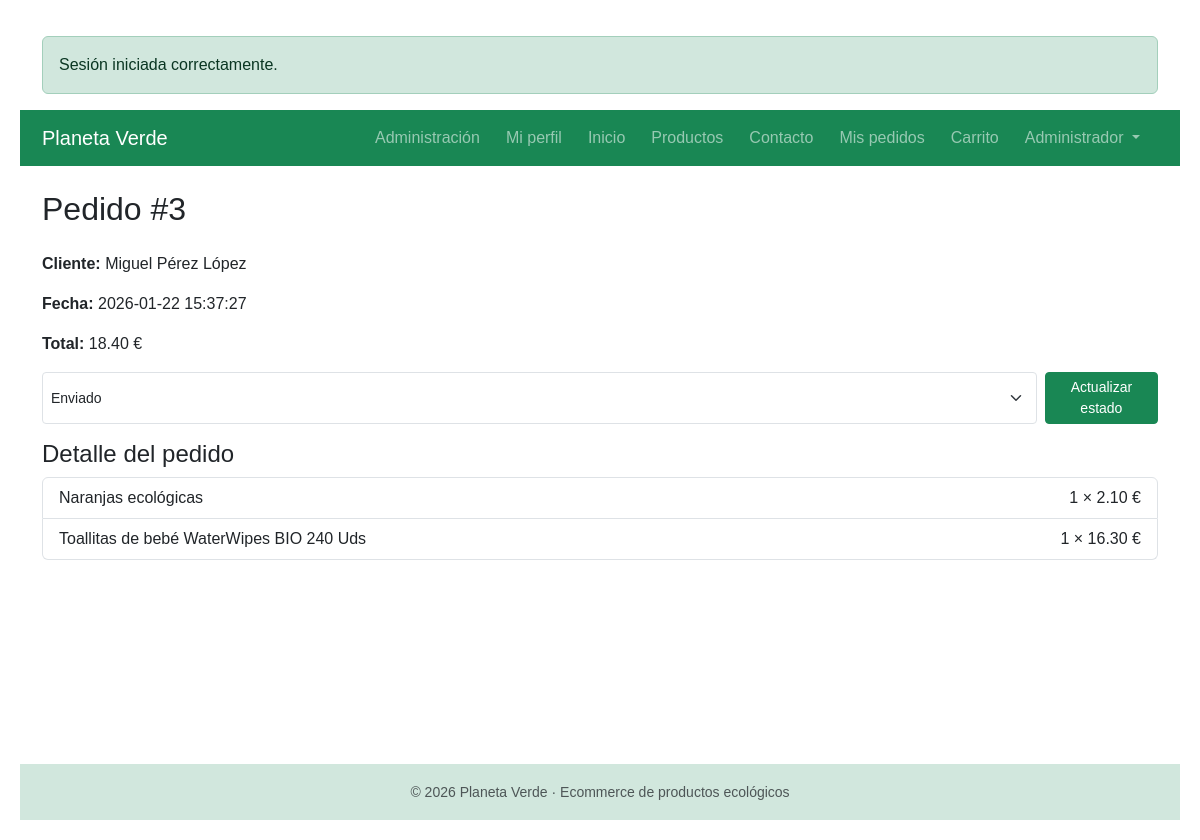
/index.php?controller=pedido&action=ver&id=3 (signed in), run on the app's committed database.
### tables this page shows
CREATE TABLE `pedidos` (
  `id_pedido` int(11) NOT NULL,
  `id_usuario` int(11) DEFAULT NULL,
  `created_at` timestamp NOT NULL DEFAULT current_timestamp(),
  `estado` enum('pendiente','enviado','entregado') NOT NULL DEFAULT 'pendiente',
  `total` decimal(10,2) NOT NULL,
  `activo` tinyint(1) NOT NULL DEFAULT 1
);

CREATE TABLE `usuarios` (
  `id_usuario` int(11) NOT NULL,
  `nombre` varchar(100) NOT NULL,
  `dni` varchar(20) DEFAULT NULL,
  `email` varchar(150) NOT NULL,
  `password` varchar(255) NOT NULL,
  `rol` enum('cliente','empleado','admin') NOT NULL DEFAULT 'cliente',
  `activo` tinyint(1) NOT NULL DEFAULT 1,
  `created_at` timestamp NOT NULL DEFAULT current_timestamp()
);

CREATE TABLE `detalle_pedido` (
  `id_detalle` int(11) NOT NULL,
  `id_pedido` int(11) NOT NULL,
  `id_producto` int(11) NOT NULL,
  `cantidad` int(11) NOT NULL,
  `precio_unitario` decimal(10,2) NOT NULL
);

CREATE TABLE `productos` (
  `id_producto` int(11) NOT NULL,
  `nombre` varchar(150) NOT NULL,
  `descripcion` varchar(255) DEFAULT NULL,
  `precio` decimal(10,2) NOT NULL,
  `imagen` varchar(255) DEFAULT NULL,
  `id_categoria` int(11) NOT NULL,
  `activo` tinyint(1) NOT NULL DEFAULT 1
);

### controllers/PedidoController.php (called while the page is built, shortened)
<?php
require_once __DIR__ . '/../models/Pedido.php';
class PedidoController
{
    public function ver()
    {
        $id = $_GET['id'] ?? null;
        $pedido = Pedido::getByIdAdmin($id);
        $detalle = Pedido::getDetalle($id);
        require_once __DIR__ . '/../views/admin/pedido_ver.php';
    }
}

### index.php (called while the page is built, shortened)
<?php
$action     = $_GET['action'] ?? 'index';
$controllerObject = new $controllerName();
$controllerObject->$action();

### models/Pedido.php (called while the page is built, shortened)
<?php
class Pedido
{
    public static function getByIdAdmin($id)
    {
        $pdo = get_conexion();
        $sql = "
        SELECT
            p.id_pedido,
            p.created_at,
            p.total,
            p.estado,
            u.nombre AS cliente
        FROM pedidos p
        LEFT JOIN usuarios u ON p.id_usuario = u.id_usuario
        WHERE p.id_pedido = :id
        LIMIT 1
    ";
        $stmt = $pdo->prepare($sql);
        $stmt->execute([':id' => $id]);
        return $stmt->fetch(PDO::FETCH_ASSOC);
    }
    public static function getDetalle($idPedido)
    {
        $pdo = get_conexion();
        $sql = "
        SELECT
            d.cantidad,
            d.precio_unitario,
            pr.nombre
        FROM detalle_pedido d
        JOIN productos pr ON d.id_producto = pr.id_producto
        WHERE d.id_pedido = :id
    ";
        $stmt = $pdo->prepare($sql);
        $stmt->execute([':id' => $idPedido]);
        return $stmt->fetchAll(PDO::FETCH_ASSOC);
    }
}

### views/admin/pedido_ver.php (the view, shortened to what this page needs)
<?php require_once __DIR__ . '/../partials/header.php'; ?>
<?php require_once __DIR__ . '/../partials/navbar.php'; ?>
<main class="container">
    <h2 class="my-4">Pedido #<?= $pedido['id_pedido'] ?></h2>
    <p><strong>Cliente:</strong> <?= htmlspecialchars($pedido['cliente'] ?? 'Invitado') ?></p>
    <p><strong>Fecha:</strong> <?= $pedido['created_at'] ?></p>
    <p><strong>Total:</strong> <?= number_format($pedido['total'], 2) ?> €</p>
    <form method="post"
        action="index.php?controller=pedido&action=cambiarEstado"
        class="d-flex gap-2 mb-3">
        <select name="estado" class="form-select form-select-sm">
            <option value="enviado" <?= $pedido['estado'] === 'enviado' ? 'selected' : '' ?>>
                Enviado
            </option>
        </select>
        <button class="btn btn-sm btn-success">
            Actualizar estado
        </button>
    </form>
    <h4>Detalle del pedido</h4>
    <ul class="list-group">
        <?php foreach ($detalle as $d): ?>
            <li class="list-group-item d-flex justify-content-between">
                <?= htmlspecialchars($d['nombre']) ?>
                <span>
                    <?= $d['cantidad'] ?> × <?= number_format($d['precio_unitario'], 2) ?> €
                </span>
            </li>
        <?php endforeach; ?>
    </ul>
</main>
<?php require_once __DIR__ . '/../partials/footer.php'; ?>

### public/css/estilos.css (style rules this page uses)
body { font-family: Arial, sans-serif; margin: 20px; }

### data on the page
pedidos: id_pedido "3", id_usuario.nombre "Miguel Pérez López", created_at "2026-01-22 15:37:27", total "18.40", estado "Enviado"
detalle_pedido: id_producto.nombre "Naranjas ecológicas", cantidad "1", precio_unitario "2.10"
detalle_pedido: id_producto.nombre "Toallitas de bebé WaterWipes BIO 240 Uds", cantidad "1", precio_unitario "16.30"

### other printed values
$flash['mensaje'] "Sesión iniciada correctamente."
$_SESSION['usuario']['nombre'] "Administrador"
